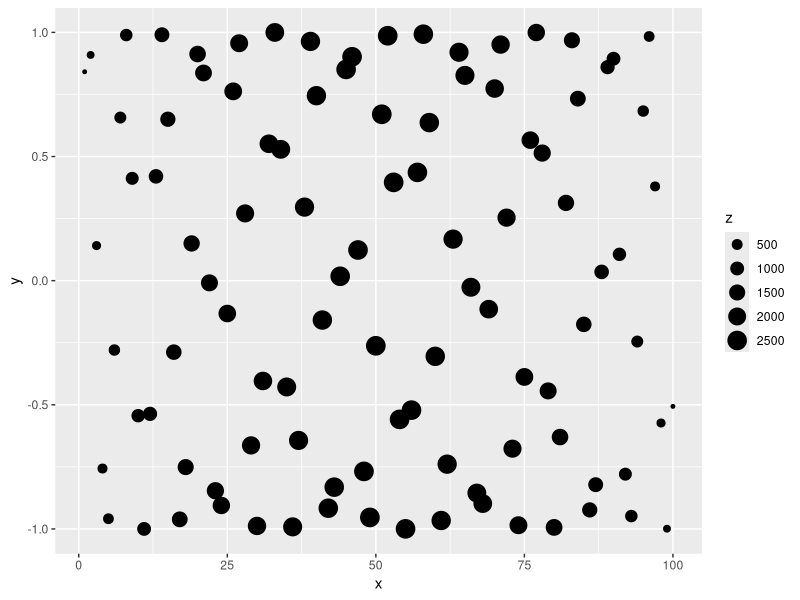

Here is the R script that generated this plot:
library(ggplot2)

x = 1:100
y= sin(x)
z= x*(101-x)

data=data.frame(x,y)
ggplot(data, aes(x=x,y=y, size=z))+geom_point()